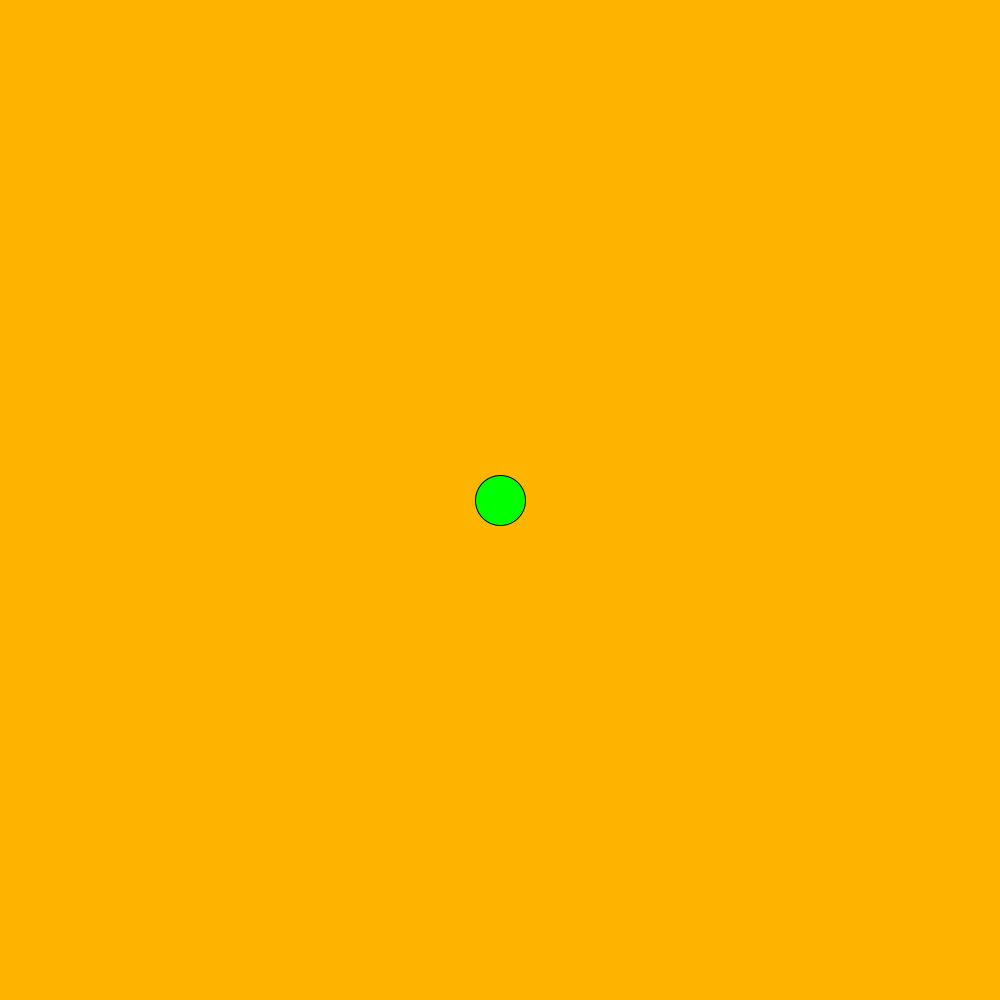
Frame 1 (no input)
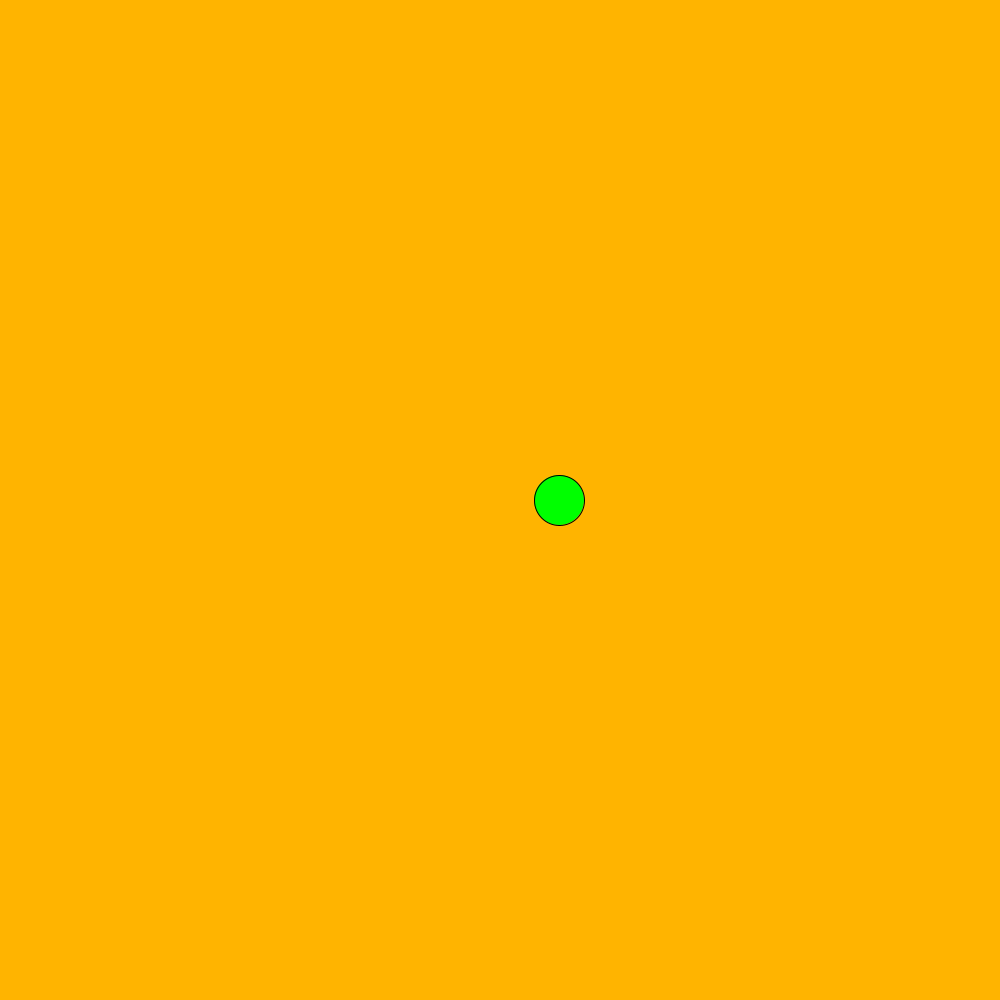
Frame 60 (the mouse pressed at the canvas centre just before this capture)
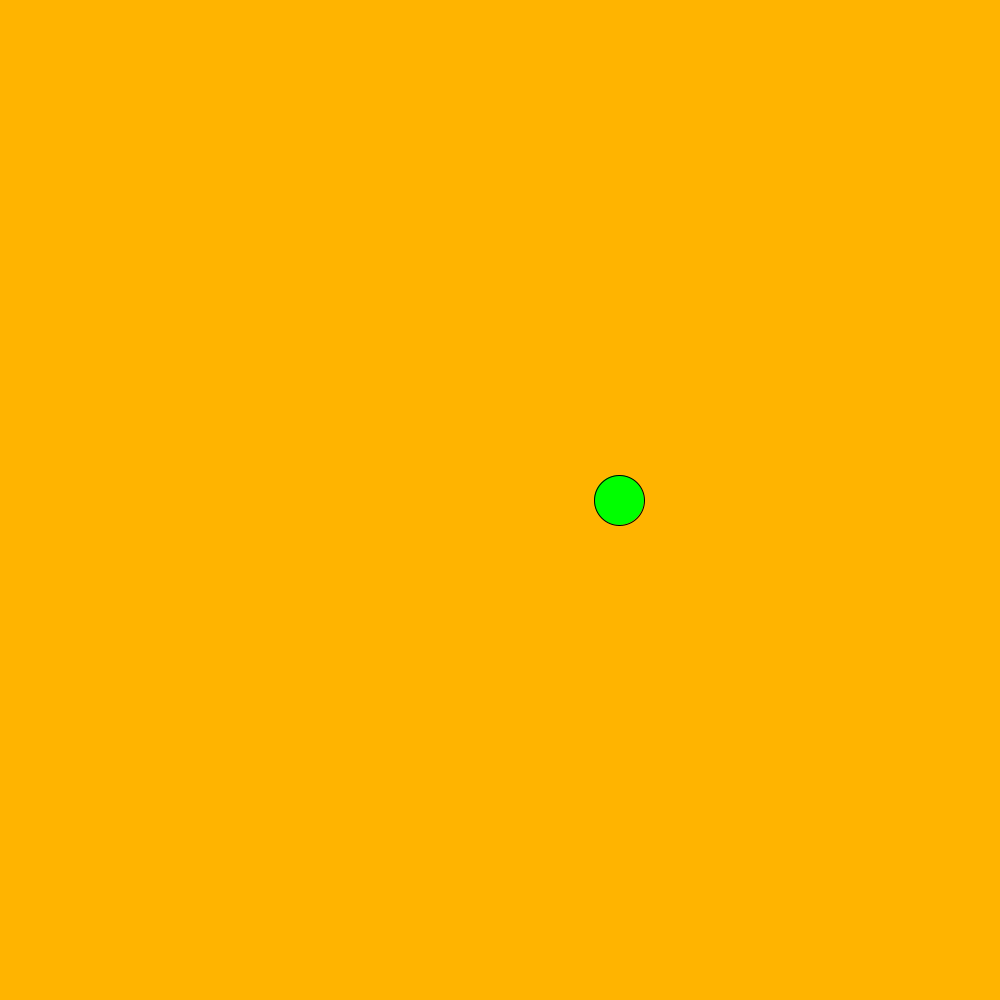
Frame 120 (the mouse held since frame 60 and released just before this capture)

The Processing sketch that drew these frames (run headless with seeded random() and noise(); from frame 60 on, the mouse is pressed at the canvas centre):

// Processing sketch: hw06_condition
// ── hw06_condition.pde
int x,y,radius;
void setup(){
size(1000,1000);
background(255,180,0);
x=500;
y=500;
radius=50;
}
void draw(){
background(255,180,0);

if (x<=(width/3)) {
fill(255,0,0);
}
else
//set fill color
if (x<=(2/3.0)*width ){
fill(0,255,0);
}else 
//set fill color
if (x<=width){
fill(0,0,255);
}
//set fill color
circle(x,y,radius);
x+=1;
if (x>width+20){
x=0;
y+=2*radius;
}
}
